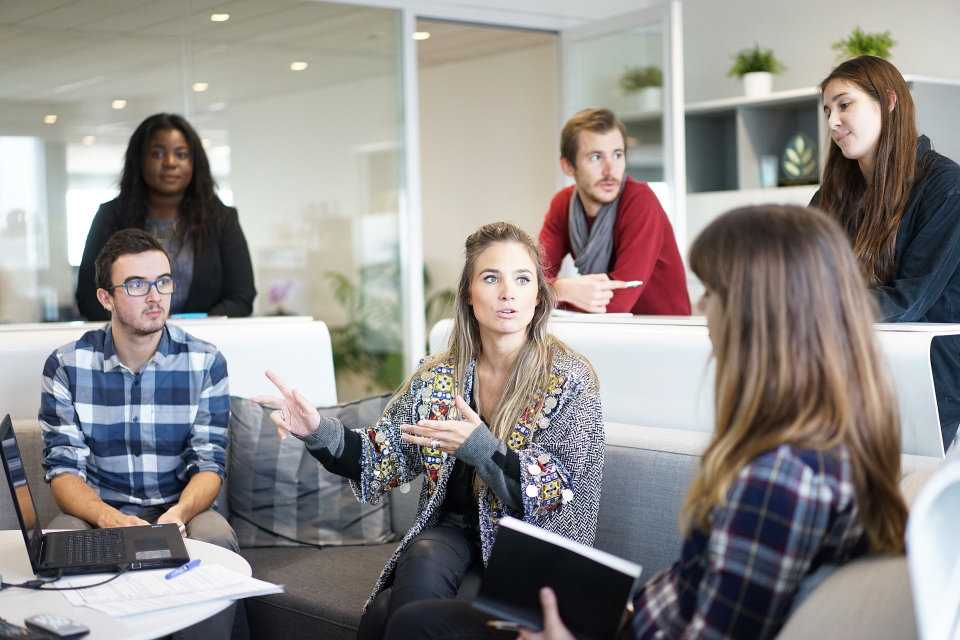
#> input picture Face Detection/Images/people1.jpg, 1920 x 1280 px (shown at 1/2 size)
$ jupyter execute --allow-errors 01_Face_detection.ipynb   (shell and % lines are left out)
#> lines starting #> are read from the running program, lines starting #| are printed output that depends on the picture; after the words box and inside, x2 and y2 are one past the last pixel; in counts of white or black regions, pixels touching at a corner belong together
# OpenCV

## Face Detection

### Loading the image

[cell 1]
import cv2

[cell 2]
import cv2

[cell 3]
image = cv2.imread('Images/people1.jpg')
#> image is the input picture: shape (1280, 1920, 3); mean B, G, R 136.9, 139, 142.8

[cell 4]
image.shape
#> Out = (1280, 1920, 3)

[cell 5]
cv2.imshow('image window', image)
cv2.waitKey(0)
cv2.destroyAllWindows()
cv2.waitKey(1)

### Resize image

[cell 6]
image = cv2.resize(image, (800, 600))
#> image: shape (600, 800, 3)
image.shape
#> Out = (600, 800, 3)

[cell 7]
cv2.imshow('image-resized window', image)
cv2.waitKey(0)
cv2.destroyAllWindows()
cv2.waitKey(1)

### Image gray

[cell 8]
image_gray = cv2.cvtColor(image, cv2.COLOR_BGR2GRAY)
cv2.imshow('image gray', image_gray)
cv2.waitKey(0)
cv2.destroyAllWindows()
cv2.waitKey(1)

[cell 9]
image_gray.shape
#> Out = (600, 800)

## Detecting Faces

### Cascade Classifier
We use gray scale images to reduce the size of the image (from three to one channel)

#### Load detector based on AdaBoost algorithm
[Medium article](https://medium.com/neurosapiens/face-detectionface-11f77c9f4f3f)

[cell 10]
face_detector = cv2.CascadeClassifier('haarcascade_frontalface_default.xml')

[cell 11]
detections = face_detector.detectMultiScale(image_gray)
#> detections = [[115, 124, 53, 53], [475, 123, 59, 59], [390, 323, 56, 56], [677, 72, 68, 68], [387, 233, 73, 73], [92, 239, 66, 66]]

[cell 12]
detections
#> Out has the same summary as detections
# two first numbers are x, y coordinates of the recognized face
# two last numbers show the size of the detected face

[cell 13]
len(detections) # each row indicate a face
#> Out = 6

#### Draw boxes around the faces

[cell 14]
for (x, y, w, h) in detections:
    #print(x, y, w, h)
    cv2.rectangle(image, (x, y), (x+w, y+h), (0, 255, 0), 5)
#> this loop made 6 passes
#> image: shape (600, 800, 3); mean B, G, R 134.6, 142, 139.9
cv2.imshow('image gray', image)
cv2.waitKey(0)
cv2.destroyAllWindows()
cv2.waitKey(1)
#> Out = 27

#### Add Haarcascade parameters
This algorithm recognized one region as a face in the picture but it is not a face -> Add Haarcascade parameters: `scaleFactor`must be > 1 (depends on the image size)

[cell 15]
image = cv2.imread('Images/people1.jpg')
image = cv2.resize(image, (800, 600))
image_gray = cv2.cvtColor(image, cv2.COLOR_BGR2GRAY)
detections = face_detector.detectMultiScale(image_gray, scaleFactor = 1.09)
#> detections = [[113, 122, 56, 56], [475, 122, 60, 60], [678, 74, 65, 65], [386, 232, 74, 74], [90, 238, 69, 69]]
for (x, y, w, h) in detections:
    cv2.rectangle(image, (x, y), (x + w, y + h), (0,255,0), 5)
#> this loop made 5 passes
#> image: shape (600, 800, 3); mean B, G, R 135, 141.7, 140.4
cv2.imshow('image fine detection', image)
cv2.waitKey(0)
cv2.destroyAllWindows()
cv2.waitKey(1)
#> Out = 27

### Using other picture
When the picture is not resized and faces are not stretched, the result shows less false positive and false negative. Use `minNeighbor`  and `minSize`

[cell 16]
image = cv2.imread('Images/people2.jpg')
#image = cv2.resize(image, (800, 600))
#> (the rest of this cell did not finish here and is left out)

### Eye Detection

[cell 17]
image = cv2.imread('Images/people1.jpg')
image = cv2.resize(image, (800, 600))
image_gray = cv2.cvtColor(image, cv2.COLOR_BGR2GRAY)
detections = face_detector.detectMultiScale(image_gray,
                                            scaleFactor = 1.09)

for (x, y, w, h) in detections:
    cv2.rectangle(image, (x, y), (x + w, y + h), (0,255,0), 2)

    cv2.imshow('image fine detection', image)
#> this loop made 5 passes
#> pass 1, `cv2.imshow('image fine detection', image)`:
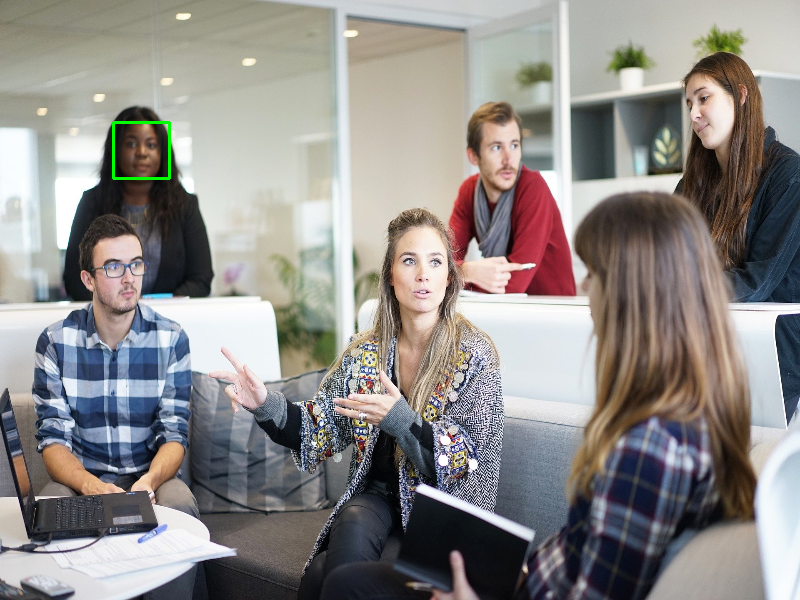
#> window 'image fine detection': shape (600, 800, 3); mean B, G, R 136.7, 139.2, 142.6
#> after the loop:
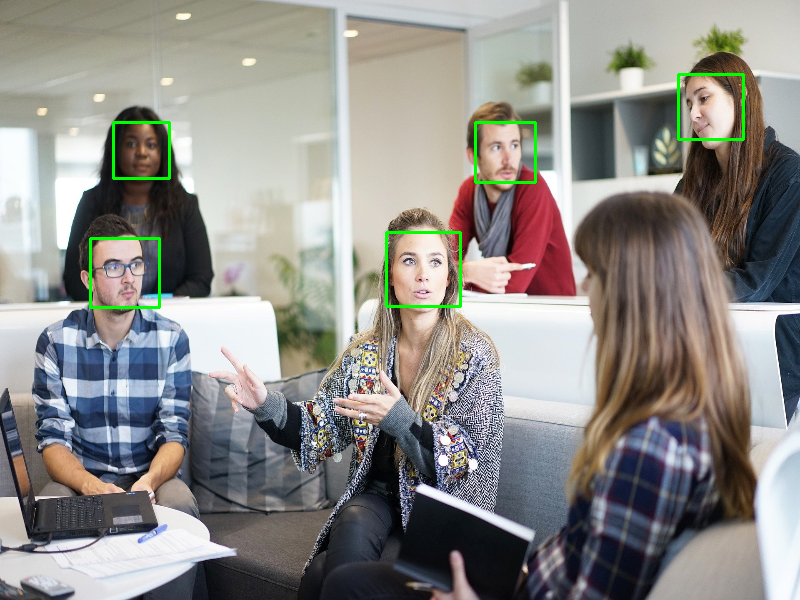
#> image: shape (600, 800, 3); mean B, G, R 136, 140.1, 141.7
cv2.waitKey(0)
cv2.destroyAllWindows()
cv2.waitKey(1)
#> Out = 27

[cell 18]
eye_detector = cv2.CascadeClassifier('haarcascade_eye.xml')

[cell 19]
image = cv2.imread('Images/people1.jpg')
image_gray = cv2.cvtColor(image, cv2.COLOR_BGR2GRAY)
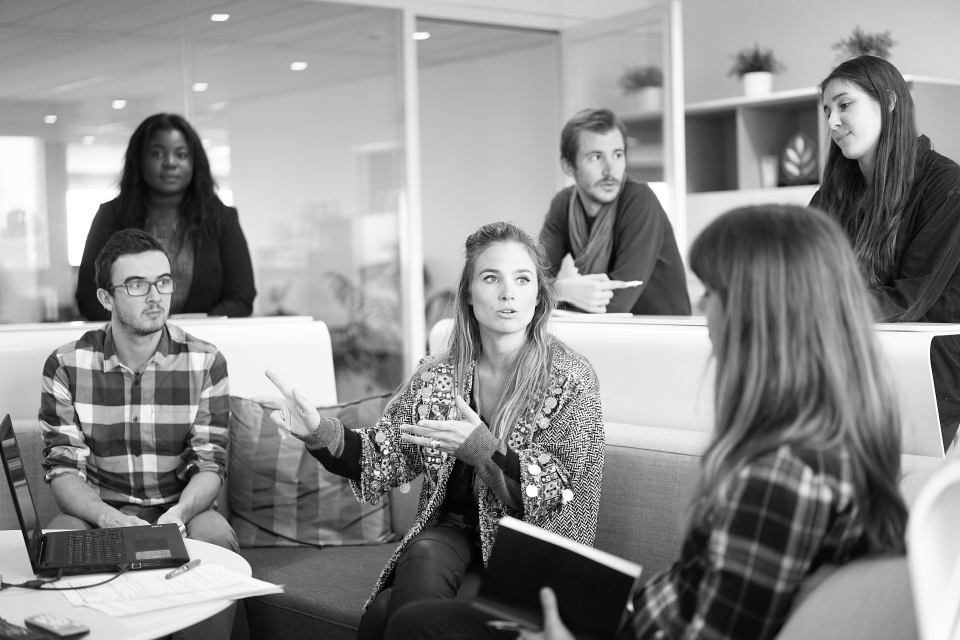
#> image_gray: shape (1280, 1920) (shown at 1/2 size); min 0, max 255, mean 139.9

face_detections = face_detector.detectMultiScale(image_gray, scaleFactor = 1.3, minSize = (30,30))
#> face_detections = [[284, 262, 114, 114], [1149, 260, 129, 129], [1635, 156, 147, 147], [928, 491, 171, 171], [222, 507, 151, 151]]
for (x, y, w, h) in face_detections:
    cv2.rectangle(image, (x, y), (x + w, y + h), (0,255,0), 2)
#> this loop made 5 passes
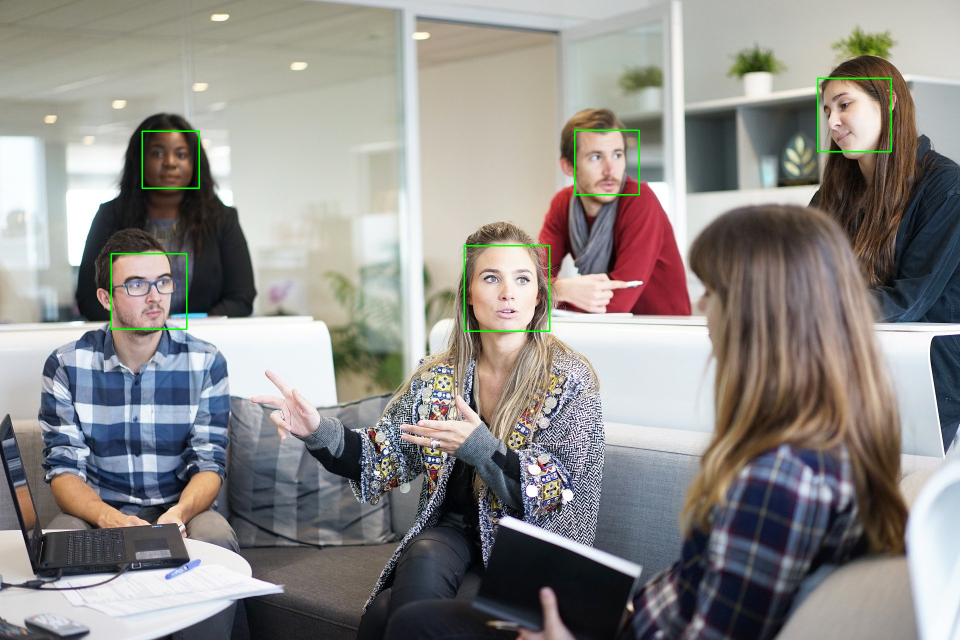
#> image: shape (1280, 1920, 3) (shown at 1/2 size); 0.35% of pixels changed, all inside (x1, y1, x2, y2) = (221, 155, 1784, 664)

eye_detections = eye_detector.detectMultiScale(image_gray, scaleFactor = 1.1, minNeighbors=10, maxSize=(70,70))
#> eye_detections = [[1667, 193, 38, 38], [1223, 299, 24, 24], [351, 298, 25, 25], [1174, 295, 36, 36], [962, 536, 43, 43], [314, 552, 24, 24], [262, 557, 26, 26], [297, 287, 37, 37], [1025, 539, 39, 39]]
for (x, y, w, h) in eye_detections:
    print(w, h)
    cv2.rectangle(image, (x, y), (x + w, y + h), (0,0,255), 2)
#> this loop made 9 passes
#| 38 38
#| 24 24
#| 25 25
#| 36 36
#| 43 43
#| 24 24
#| 26 26
#| 37 37
#> (further printed lines are left out)
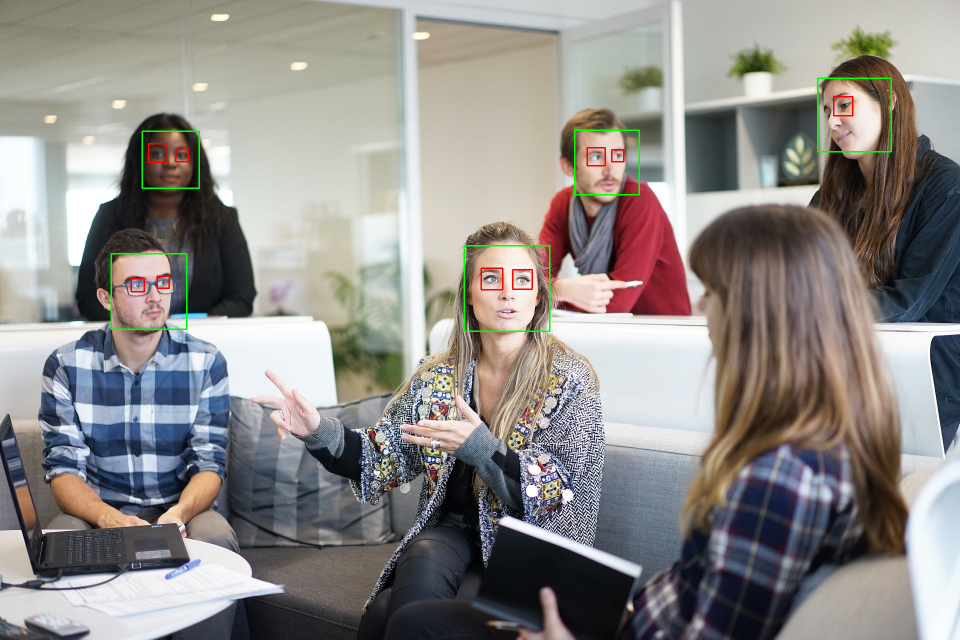
#> image: shape (1280, 1920, 3) (shown at 1/2 size); 0.14% of pixels changed, all inside (x1, y1, x2, y2) = (261, 192, 1707, 585)

cv2.imshow('image eye detection', image)
cv2.waitKey(0)
cv2.destroyAllWindows()
cv2.waitKey(1)
#> Out = 27

[cell 20]
image = cv2.imread('Images/We.jpg')
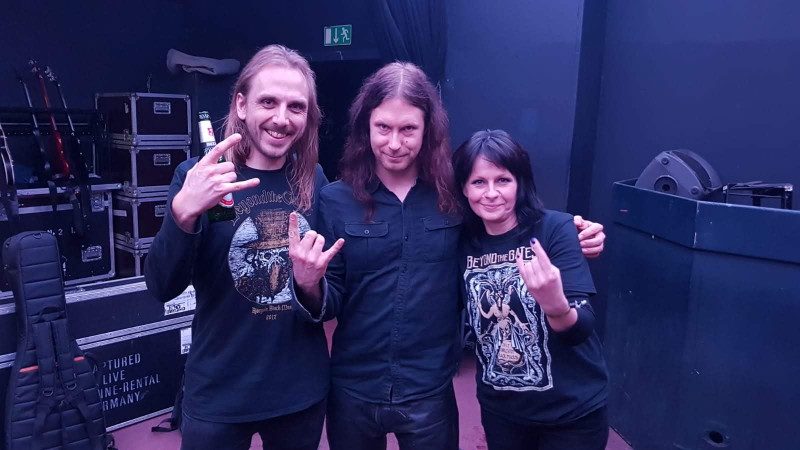
#> input picture Face Detection/Images/We.jpg, 1600 x 900 px (shown at 1/2 size)
#> image is the input picture: shape (900, 1600, 3); mean B, G, R 95.2, 44.6, 44.9
image_gray = cv2.cvtColor(image, cv2.COLOR_BGR2GRAY)
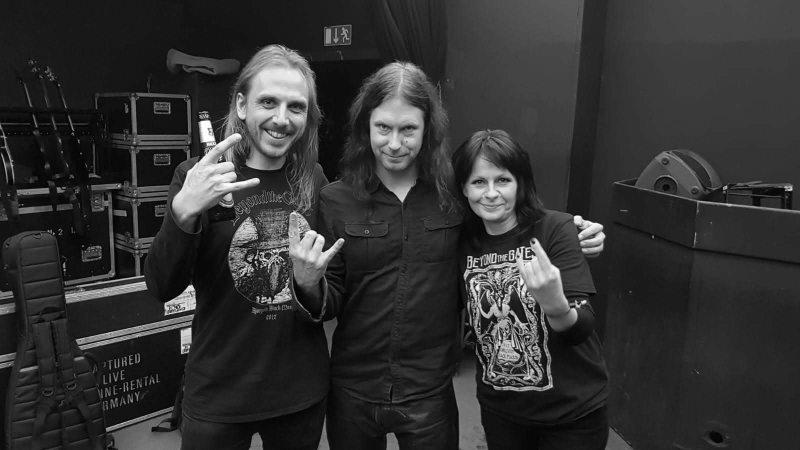
#> image_gray: shape (900, 1600) (shown at 1/2 size); min 0, max 255, mean 50.5
#image = cv2.resize(image, (1000, 600))
face_detections = face_detector.detectMultiScale(image_gray,
                                                 scaleFactor = 1.3,
                                                 minSize = (30,30)
                                                )
#> face_detections = [[919, 315, 126, 126], [721, 206, 140, 140], [473, 144, 172, 172]]
for (x, y, w, h) in face_detections:
    cv2.rectangle(image, (x, y), (x + w, y + h), (0,255,0), 2)
#> this loop made 3 passes
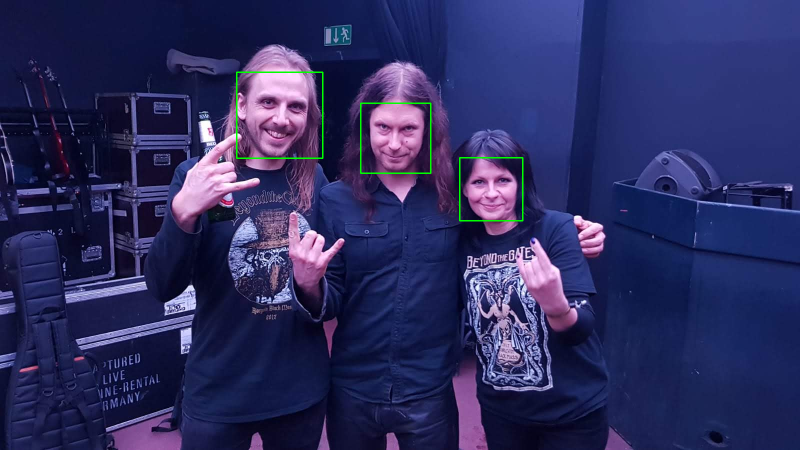
#> image: shape (900, 1600, 3) (shown at 1/2 size); 0.36% of pixels changed, all inside (x1, y1, x2, y2) = (472, 143, 1047, 443)

eye_detections = eye_detector.detectMultiScale(image_gray,
                                               scaleFactor = 1.042, # low value detects more objects (false positive)
                                               minNeighbors=10,
                                               maxSize=(100,100) # numbers depend on image size
                                              )
#> eye_detections = [[747, 234, 41, 41], [796, 236, 41, 41], [986, 344, 33, 33], [942, 346, 36, 36], [512, 179, 48, 48], [568, 192, 44, 44]]
for (x, y, w, h) in eye_detections:
    print(w, h)
    cv2.rectangle(image, (x, y), (x + w, y + h), (0,0,255), 2)
#> this loop made 6 passes
#| 41 41
#| 41 41
#| 33 33
#| 36 36
#| 48 48
#| 44 44
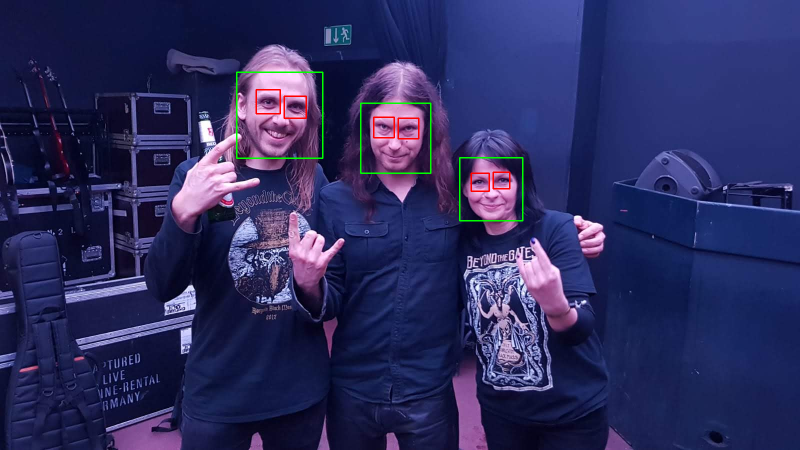
#> image: shape (900, 1600, 3) (shown at 1/2 size); 0.2% of pixels changed, all inside (x1, y1, x2, y2) = (511, 178, 1021, 384)

cv2.imshow('image eye detection', image)
cv2.waitKey(0)
cv2.destroyAllWindows()
cv2.waitKey(1)
#> Out = 27
